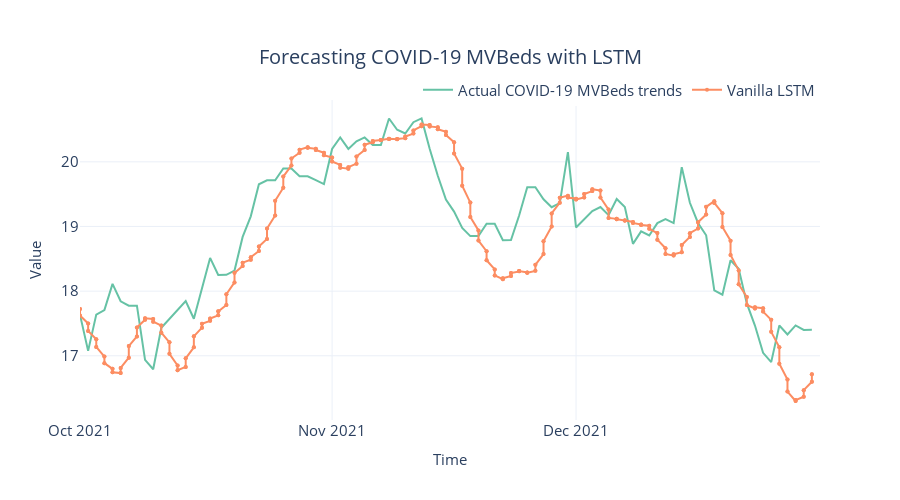

This figure's notebook cell:
### Code cell
fig = plot_forecast(
    pred_df,
    forecast_columns = [f"Vanilla {algorithm_name}"],
    forecast_display_names=[f"Vanilla {algorithm_name}"],
)
title = f"Forecasting COVID-19 MVBeds with {algorithm_name}"
fig = format_plot(fig, title=title)
fig.update_xaxes(
    type="date", range=["2021-10-01", "2021-12-31"], dtick="M1", tickformat="%b %Y"
)
save_path = f"images/forecast_multivarate_{algorithm_name}.png"
# pio.write_image(fig, save_path)
fig.show()

### Figure 1 — Plotly figure (JSON) as saved in the notebook; plotly's stock layout.template omitted (floating-point values rounded to 4 significant figures; data arrays with more than 128 entries replaced by an {"elided": "..."} marker saying what was removed)
{"data": [{"line": {"color": "rgb(102,194,165)", "width": 2}, "marker": {"opacity": 0.5, "size": 6}, "mode": "lines", "name": "Actual COVID-19 MVBeds trends", "type": "scatter", "x": {"elided": "428 str values"}, "y": {"elided": "428 float values"}}, {"line": {"color": "rgb(252,141,98)", "width": 2}, "marker": {"size": 4}, "mode": "lines+markers", "name": "Vanilla LSTM", "type": "scatter", "x": {"elided": "428 str values"}, "y": {"elided": "428 float values"}}], "layout": {"autosize": false, "height": 500, "legend": {"font": {"size": 15}, "orientation": "h", "title": {}, "x": 1, "xanchor": "right", "y": 0.98, "yanchor": "bottom"}, "title": {"font": {"size": 20}, "text": "Forecasting COVID-19 MVBeds with LSTM", "x": 0.5, "xanchor": "center", "yanchor": "top"}, "width": 900, "xaxis": {"dtick": "M1", "range": ["2021-10-01", "2021-12-31"], "tickfont": {"size": 15}, "tickformat": "%b %Y", "title": {"font": {"size": 15}, "text": "Time"}, "type": "date"}, "yaxis": {"tickfont": {"size": 15}, "title": {"font": {"size": 15}, "text": "Value"}}}}
